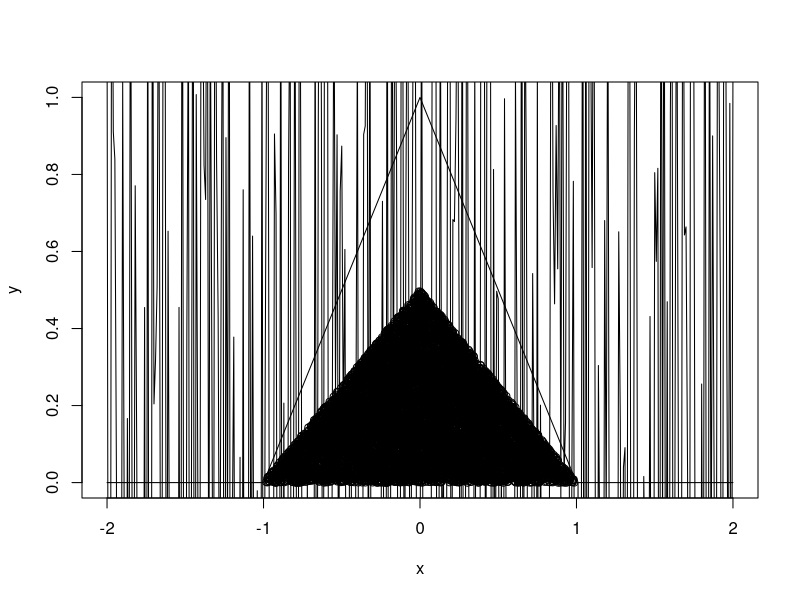
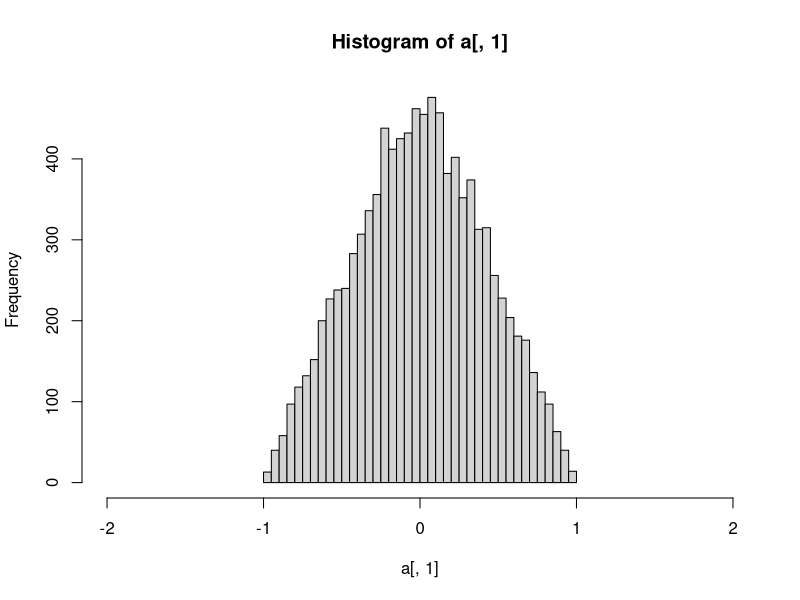
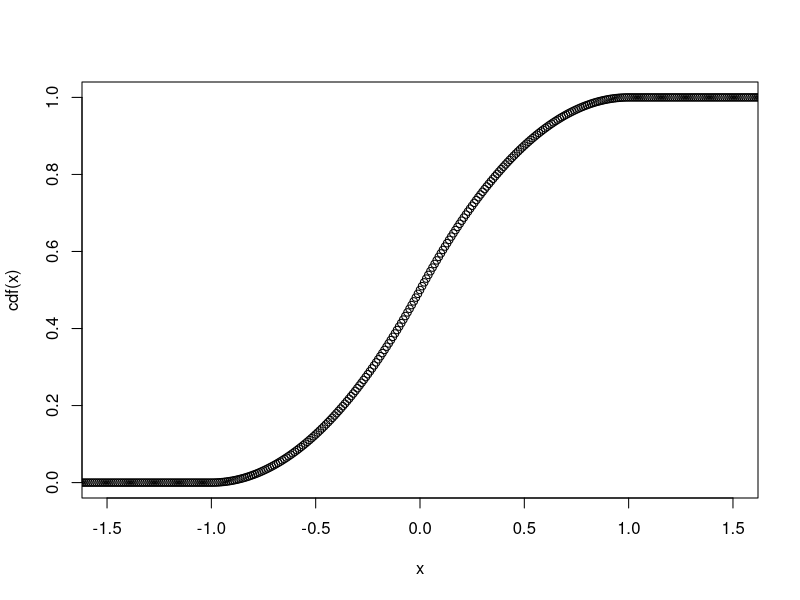
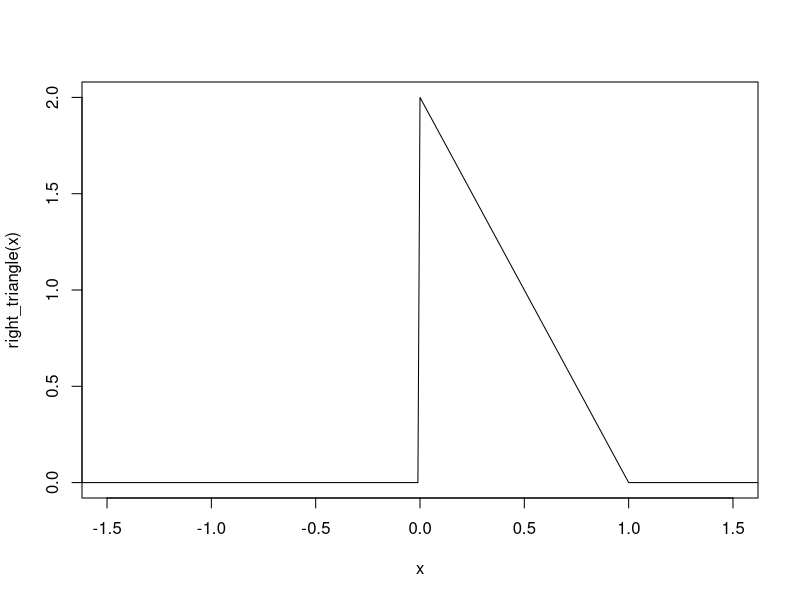
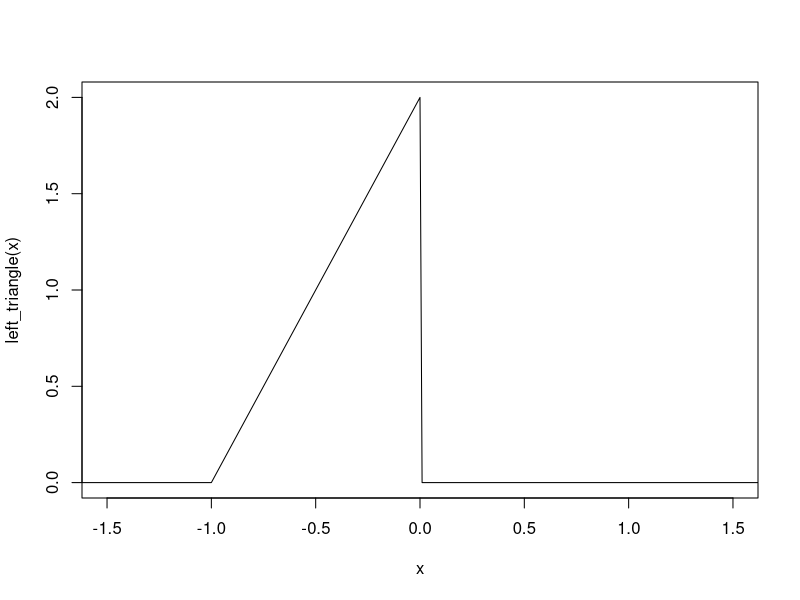
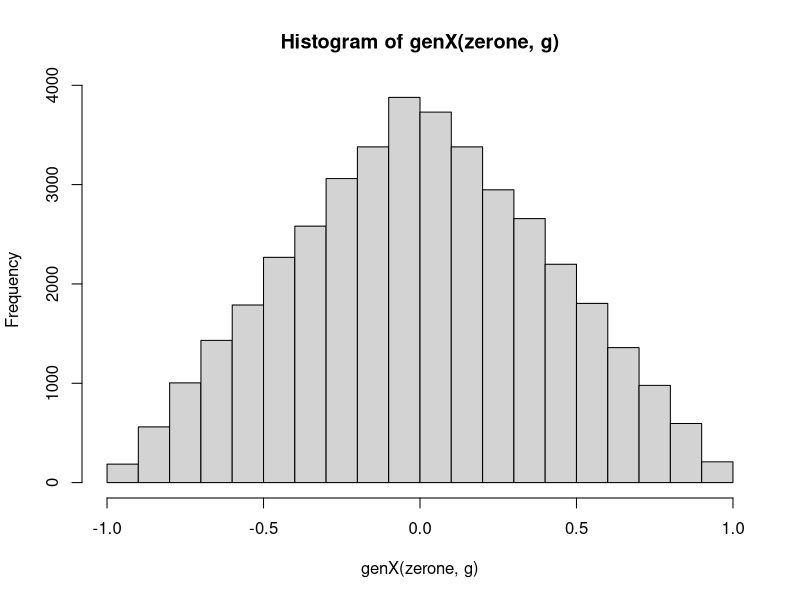
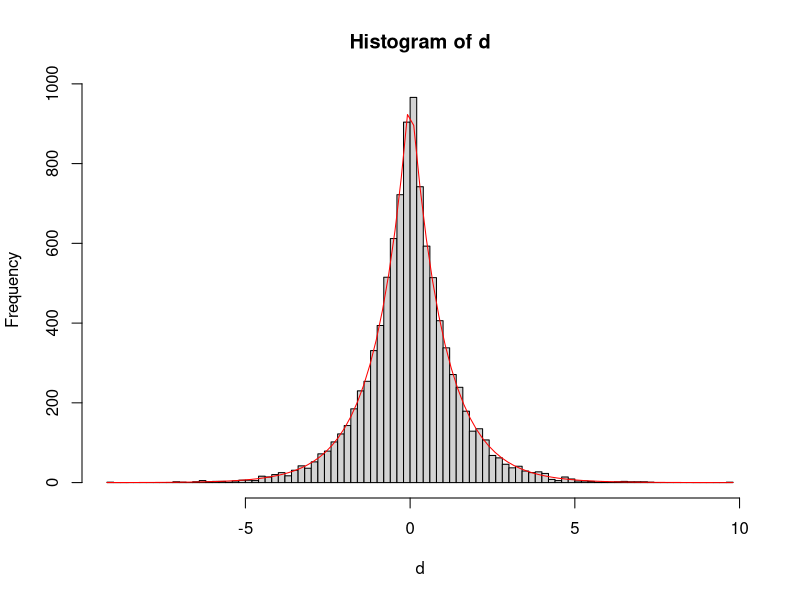
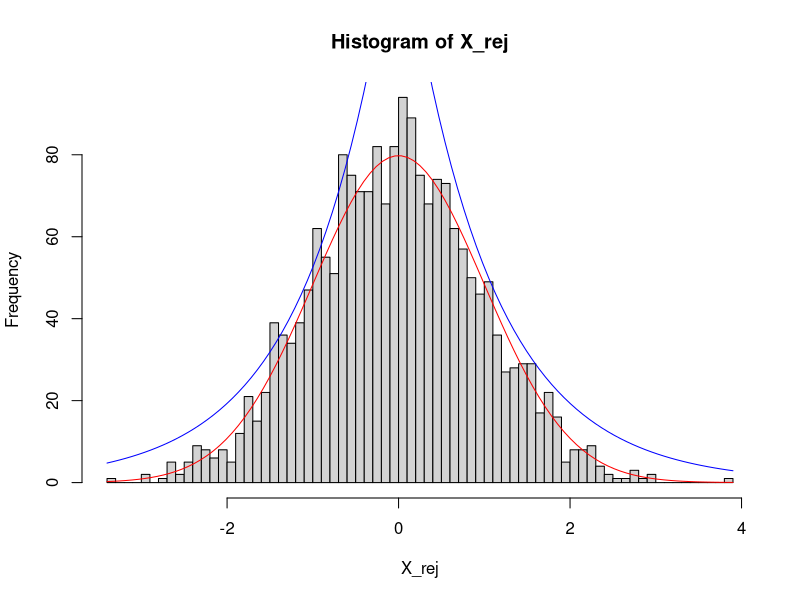

Recreate these plots in R, in order.
## ---- chunk 1
knitr::opts_chunk$set(echo = TRUE)
## ---- chunk 2
f <- function(x){
  out <- c()
  for (i in 1:length(x)){
    if (x[i] < -1){
      out <- append(out, 0)
    }else if(x[i] > 1){
      out <- append(out, 0)
      
    }else if (-1 <= x[i] && x[i] <= 0){
      out <- append(out, x[i]+1)
    } else if (0 < x[i] && x[i] <= 1){
      out <- append(out, 1-x[i])
    }
    return(out)
  }
  
}
e <- function(x){
  out <- c()
  for (i in 1:length(x)){
    if (x[i] < -1){
      out <- append(out, 0)
    }else if(x[i] > 1){
      out <- append(out, 0)
    }else{
      out <- append(out, 2)
    } 
  }
  return(out)
}
e2 <- function(x){
  a <- 0.5
  return(g(x)/a)
}
g <- function(x){
  out <- c()
  for(i in 1:length(x)){
    out <- append(out, runif(1, -1, 1))
  }
  return(out)
}
rejection_sampling <- function(f, e, n){
  accepted <- matrix(NA, ncol=2, nrow=n)
  p <- 0
  while(p < n){
    y <- runif(1, -1, 1)
    u <- runif(1, 0, 1)
    if(u <= (f(y)/e(y))){
      accepted[p,1] <- y
      accepted[p,2] <- u
      p <- p + 1
    }
  }
  return(accepted)
}

## ---- chunk 3
n <- 10000
a <- rejection_sampling(f, e, n)
x <- seq(from = -2, to = 2, by=0.01)
y = sapply(x, FUN = f)
plot(x, y, type = 'l', xlim = c(-2,2))
lines(x, sapply(x, FUN = e2), xlim = c(-2,2), ylim = c(0,2))
points(a)
hist(a[,1], xlim = c(-2,2), nclass=30)
## ---- chunk 4
x <- seq(-2,2, 0.01)

cdf <- function(x){
  y <- rep(0,length(x))
  for (i in 1:length(x)){
    if (x[i] < -1){
      y[i] <- 0
    }else if (x[i]<=0){
      y[i] <- x[i]^2/2 + x[i] + 0.5
    }else if (x[i]<=1){
      y[i] <- x[i] - (x[i]^2 /2) + .5
    }else y[i] <- 1
  }
  return(y)
}

plot(x,cdf(x), xlim=c(-1.5, 1.5))

right_triangle <- function(x){
  y <- rep(0, length(x))
  for (i in 1:length(x)){
    if (x[i] < 0){
        y[i] <- 0
      }else if(x[i] > 1){
        y[i] <- 0
      }else y[i] <- 2 - 2*x[i]
    }
  return(y)
}

left_triangle <- function(x){
  y <- rep(0, length(x))
  for (i in 1:length(x)){
    if (x[i] < -1){
      y[i] <- 0
    }else if(x[i] > 0){
      y[i] <- 0
    }else y[i] <- 2 + 2*x[i]
  }
  return(y)
}

plot(x,right_triangle(x), xlim=c(-1.5, 1.5), type="l")
plot(x,left_triangle(x), xlim=c(-1.5, 1.5), type="l")


cdf_right <- function(y){
  return(1 - sqrt(1-y))
}

cdf_left <- function(y){
  return(sqrt(y)-1)
}

zerone <- runif(40000, 0,1)
g <- rbinom(40000, 1, 0.5)

genX <- function(x,g){
  res <- rep(0, length(x))
  for (i in 1:length(x)){
    if (g[i] == 0) res[i] <- cdf_right(x[i])
    else res[i] <- cdf_left(x[i])
  }
  return(res)
}

hist(genX(zerone, g))
## ---- chunk 5

## ---- chunk 6

## ---- chunk 7
de <- function(x, mu, lambda){
  return(lambda/2 * exp(-lambda * abs(x-mu)))
}
#Inverse CDF method
#Generate 10000 random numbers from Unif(0,1)
set.seed(12345)
u <- runif(10000)
#Generate 10000 random numbers from DE(0,1) using the inverse CDF method
F_inv <- function(p, mu, lambda){
  return(mu - (1/lambda) * sign(p-0.5)*log(1-2*abs(p-0.5)))
}
d <- F_inv(u, 0, 1)
hist(d, breaks = 100)
curve(de(x, 0, 1)*2000, add = TRUE, col = "red")


## ---- chunk 8
#Rejection sampling method
#Determining proper value of a for the enveloppe
a <- 0.7
#plot(x, f(x), col = "red", type = "l")
#lines(x, g(x, 0, 1)/a, col = "blue")

#Generate 2000 random numbers from DE(0,1)
set.seed(12345)
u <- runif(2000)
Y <- F_inv(u, 0, 1)*a

f <- function(x){
  return(dnorm(x, 0, 1))
}
g <- function(x, mu, lambda){
  return(de(x, mu, lambda))
}

#After trial and error, a = 0.7 seems to be the best value for a

#Generate 2000 random numbers from N(0,1) using the rejection sampling method
X_rej <- c()
samples <- 0
rejection_rate <- 0
while(length(X_rej) < 2000){
  samples <- samples + 1
  Y <- F_inv(runif(1), 0, 1)
  U <- runif(1, 0,1)
  if(U <= f(Y)/(g(Y, 0, 1)/a)){
    X_rej <- c(X_rej, Y)
  }else{
    rejection_rate <- rejection_rate + 1
  }
}
rejection_rate <- rejection_rate/samples

hist(X_rej, breaks = 100)
curve(dnorm(x, mean = 0, sd = 1)*200, add = TRUE, col = "red")
curve(de(x, 0, 1)*200/a, add = TRUE, col = "blue")

## ---- chunk 9
#Generate 2000 random numbers from N(0,1) using rnorm()
set.seed(12345)
X <- rnorm(2000, mean = 0, sd = 1)
hist(X, breaks = 100)
curve(dnorm(x, mean = 0, sd = 1)*100, add = TRUE, col = "red")
## ---- chunk 10
library(ggplot2)
df1 <- data.frame(X_rej)
df2 <- data.frame(X)
#Comparaison of the histograms
ggplot(df1, aes(x = X_rej)) + geom_histogram(bins= 100,fill = "blue", alpha = 0.5) + geom_histogram(data = df2, aes(x = X), bins = 100, fill = "red", alpha = 0.5)

